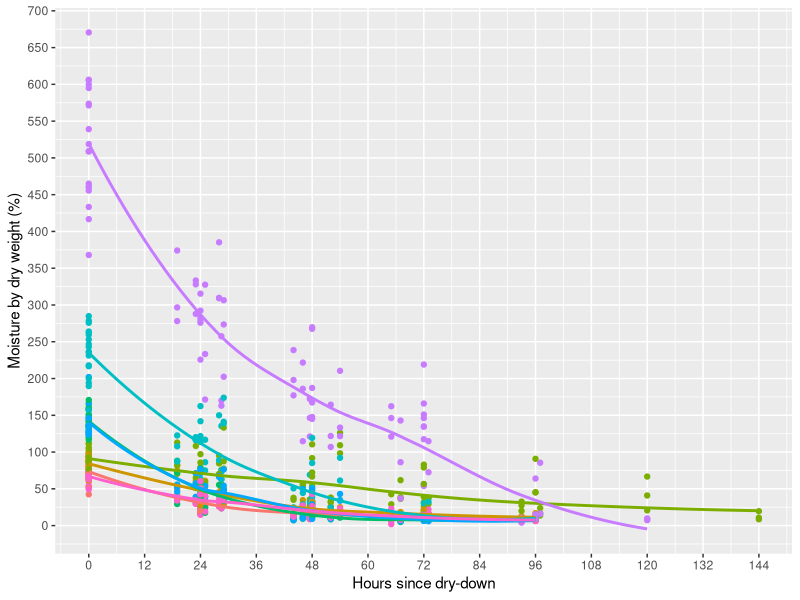
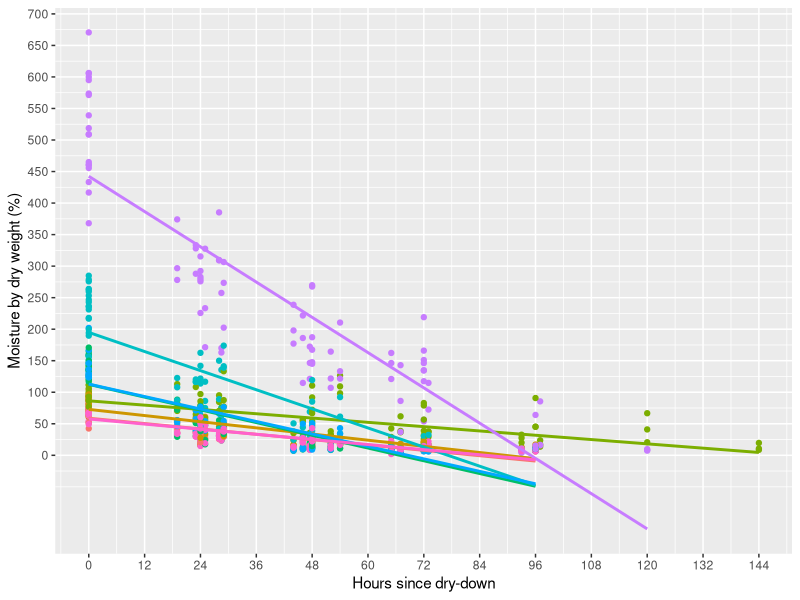
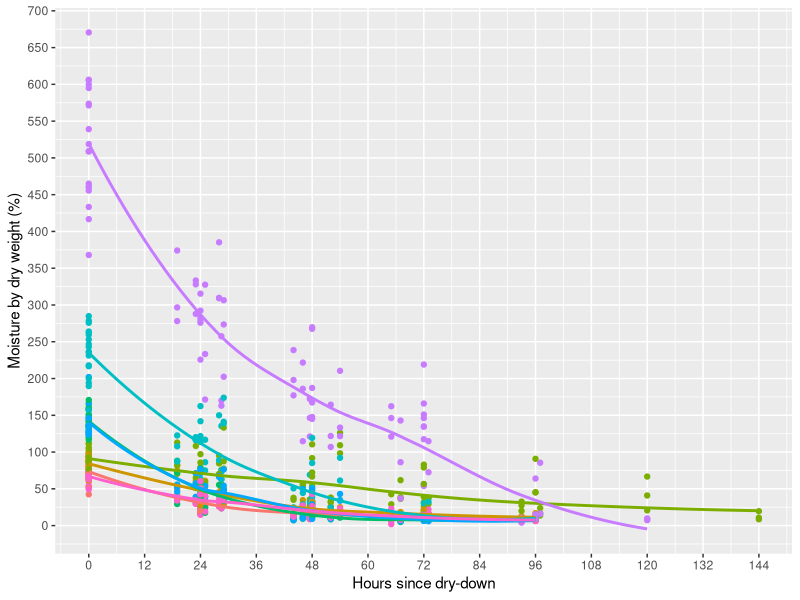

These figures' R source, in order:
## dry-down.R

library(ggplot2)

# read data
mc <- read.csv("../data/moisture/dry_down_long.csv")

# Graph with points instead of lines (and add the lowess line), and species
# names, saved in high resolution for exporting to Word
ppi <- 300

spbreaks <- c("Abco", "Abma", "Cade", "Pije", "Pila", "Pipo", "Quke", "Segi")
labels <- c("White Fir", "Red Fir", "Incense Cedar", "Jeffrey Pine",
            "Sugar Pine", "Ponderosa Pine", "Black Oak", "Sequoia")
xbreaks <- seq(0, 144, 12)
ybreaks <- seq(0, 700, 50)

p <- ggplot(mc, aes(hour, MC_dry, colour=sp)) +
     geom_point(size=1.5) +
     scale_colour_discrete(name="Species", breaks=spbreaks, labels=labels) +
     xlab("Hours since dry-down") + ylab("Moisture by dry weight (%)") +
     scale_x_continuous(breaks=xbreaks) +
     scale_y_continuous(breaks=ybreaks)


p + stat_smooth(data=mc, method="loess", se=FALSE, size=1)
ggsave("../results/plots/moisture.png", width=9, height=5, dpi=ppi, units="cm")


# Graph with log of moisture and lm line to see if data is exponential
## DWS: Why not fit an exponential, then?
p + stat_smooth(data=mc, method="lm", se=FALSE, size=1) 

# subset by species to get the coefficients (y0 and B) for each curve. Can the
# slope of each curve be a dry down index or dissecation index?
mcdry.lm <- lm(log(MC_dry)~hour, data=mc) 
summary(mcdry.lm)
coef(mcdry.lm)
